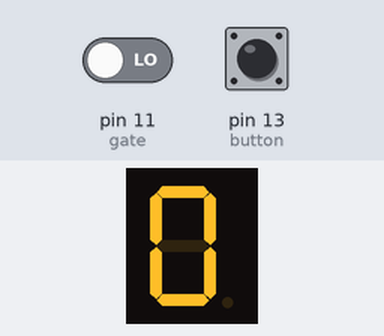
The sketch below on a simulated Arduino Uno, built with avr-gcc and run on an emulated ATmega328P. Shown: 1-digit seven-segment display. Wiring (inferred from the names in the program): 1-digit 7-segment display, segments lit when HIGH: segments pin 3, pin 5, pin 4, pin 6, pin 2, pin 7, pin 8. Inputs (shaded band) come from the test bench; at power-on: pin 11 (gate) LOW, pin 13 (button) HIGH. The segment pins are drawn as the display they are named for; what the sketch prints to the serial monitor is not drawn.

Above: at 1.2 s.
1.3 s: pin 11 (gate) driven HIGH
At 3.7 s:
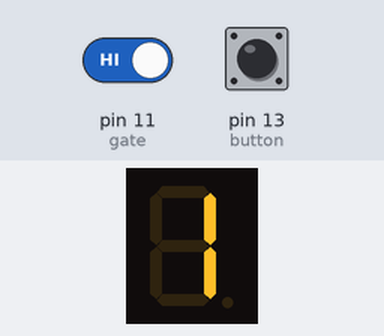
4.3 s: pin 11 (gate) driven LOW
6.8 s: pin 11 (gate) driven HIGH
At 9.4 s:
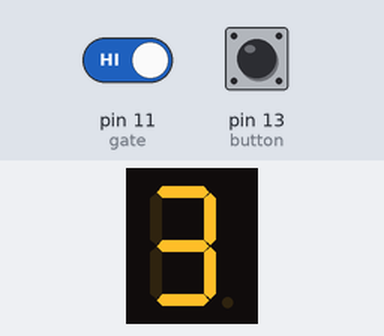
9.8 s: pin 13 (button) pulled LOW for 3.2 s
Timing chart, 0 to 12.8 s (numbered marks = the images above; inputs shaded):
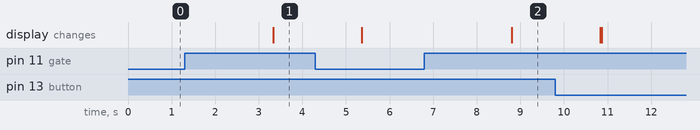

Measured:
- after the input at 1.3 s, the display: changes after 2.0 s (image 1)
- after the input at 6.8 s, the display: changes after 2.0 s (image 2)

The sketch:

Car_Garage.ino
```cpp
#include <Servo.h>

int sevendigit[][7] = {
  {HIGH, HIGH, HIGH, HIGH, HIGH, HIGH, LOW},
  {LOW, HIGH, HIGH, LOW, LOW, LOW, LOW},
  {HIGH, HIGH, LOW, HIGH, HIGH, LOW, HIGH},
  {HIGH, HIGH, HIGH, HIGH, LOW, LOW, HIGH},
  {LOW, HIGH, HIGH, LOW, LOW, HIGH, HIGH},
  {HIGH, LOW, HIGH, HIGH, LOW, HIGH, HIGH},
  {HIGH, LOW, HIGH, HIGH, HIGH, HIGH, HIGH},
  {HIGH, HIGH, HIGH, LOW, LOW, LOW, LOW},
  {HIGH, HIGH, HIGH, HIGH, HIGH, HIGH, HIGH},
  {HIGH, HIGH, HIGH, LOW, LOW, HIGH, HIGH},
};

//{LETTER, PIN},
int displayArray[][2] = {
  {0, 6},
  {1, 5},
  {2, 4},
  {3, 3},
  {4, 2},
  {5, 7},
  {6, 8}
};

struct Arm{
  void attach(Servo arm, int armPin){
    arm.attach(armPin);
  }

  void setArm(Servo arm, int degrees){
    arm.write(degrees);
  }

};


int lastButtonState = 0;
struct LEDDISPLAY{

  void numberDisplay(int c){
    for (int k = 0; k < 7; k++){ //LED
        digitalWrite(displayArray[k][1], sevendigit[c][k]);
    }
  }

  void blinkDisplay(int c){
    delay(500);
    for (int k = 0; k < 7; k++){ //LED
        digitalWrite(displayArray[k][1], LOW);
    }
    delay(500);
    numberDisplay(c);
  }

  int reduceOne(int c){
    if (c > 0)
    {
       c--;
    } else
    {
      blinkDisplay(c);
    }
    numberDisplay(c);
    return c;
  }

};


Servo armR;
Servo armL;
int counter = 0;
int servoPos = 160;
int pot = A5;
int gate = 11;
int button = 13;

Arm servoArm;
LEDDISPLAY disp;

void setup() {
  // put your setup code here, to run once:

  for (int i = 0; i < 7; i++){
     pinMode(displayArray[i][1], OUTPUT);
  }


  pinMode(pot, INPUT);
  pinMode(gate, INPUT);
  pinMode(button, INPUT_PULLUP);

  servoArm.attach(armR, 10);
  servoArm.attach(armL, 12);

  //armR.attach(10);
  //armL.attach(9);

  armL.write(servoPos);
  armR.write(30);

  Serial.begin(9600);
}
int buttonState = 0;
void loop() {
  // put your main code here, to run repeatedly:
  //digitalWrite(LED, sd[NUMBER TO DISPLAY][ON OFF]);
  buttonState = digitalRead(button);

  if (buttonState == 0 && lastButtonState == 1)
  {
    counter = disp.reduceOne(counter);
  }

  if (counter == 5)
  {
     if (digitalRead(gate) == 1){
        disp.blinkDisplay(counter);
     }
  } else if (counter < 5)
  {
      if (digitalRead(gate) == 1)
      {
        servoArm.setArm(armL, 90);
        delay(2000);
        servoArm.setArm(armL, 160);
        counter++;
      }
  }

  //int convVal = map(potRead, 0, 1023, 10, 170);
  //servoArm.setArm(armR, analogRead(pot));

  disp.numberDisplay(counter);

  delay(30);
  Serial.println(digitalRead(button));
  lastButtonState = buttonState;
}
```
